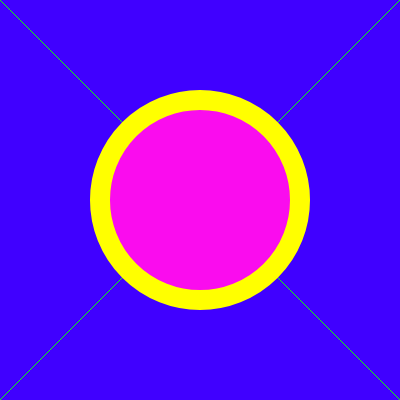
Frame 1 (no input)
Frame 60 (no input): identical to frame 1, image omitted
Frame 120 (the mouse pressed at the canvas centre since frame 60): identical to frame 1, image omitted

The p5.js sketch that drew this single still picture (run headless with seeded random() and noise() and a simulated clock; from frame 60 on, the mouse is pressed at the canvas centre):

// p5.js sketch
// ── sketch.js
function setup() {
  createCanvas(400, 400);
   background(64, 0, 255)
  fill(0)
  stroke (16, 250, 12)
  line(0,0,400,400)
  line(0,400,400,0)
  fill (250, 12, 238,)
  strokeWeight (20)
  stroke (255, 255, 0)
  ellipse(200,200,200,200)
}

function draw() {
}
